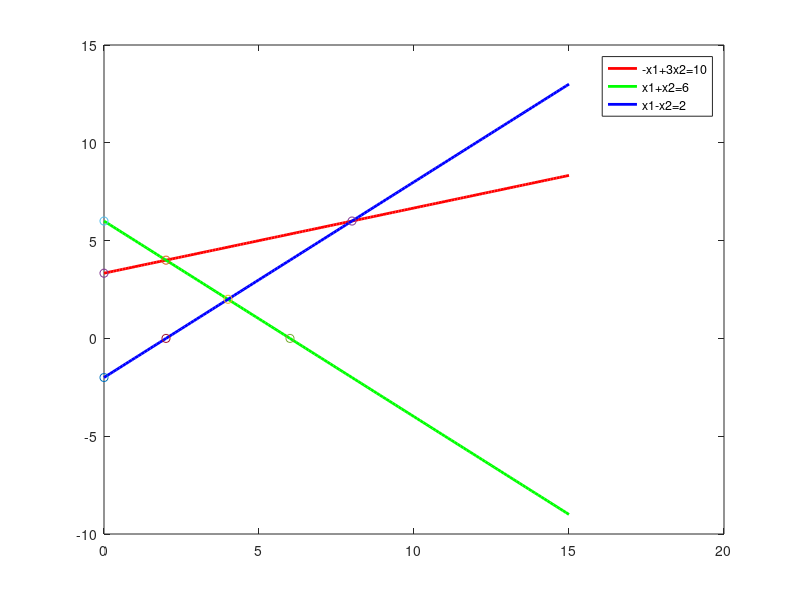

Write the MATLAB code that produced this figure. (Note: this script raises an error after producing the figure.)
clc
clear all
x=0:0.1:15;

y1=(10+x)/3;
y2=(6-x);
y3=(x-2);
funcs=[y1;y2;y3];
plot(x,y1,'Color','r','LineWidth',2);
hold on;
plot(x,y2,'Color','g','LineWidth',2);
plot(x,y3,'Color','b','LineWidth',2);


for i=1:3
    if(find(funcs(i,:)==0))
        i_pt=find(funcs(i,:)==0);
        plot(x(i_pt),0,'Marker','o');
    end
    plot(0,funcs(i,1),'Marker','o');
end

A=[-1 3;1 1];
B=[10;6];
X=A\B;
X=X.';
plot(X(1),X(2),'Marker','o');

A=[1 1;1 -1];
B=[6;2];
X=A\B;
X=X.';
plot(X(1),X(2),'Marker','o');


A=[-1 3;1 -1];
B=[10;2];
X=A\B;
X=X.';
plot(X(1),X(2),'Marker','o');

hold off;
ax=gca;

legend('-x1+3x2=10','x1+x2=6','x1-x2=2');
ax.XAxisLocation='bottom';
ax.YAxisLocation='origin';
xlim([0 inf]);
ylim([0 inf]);
